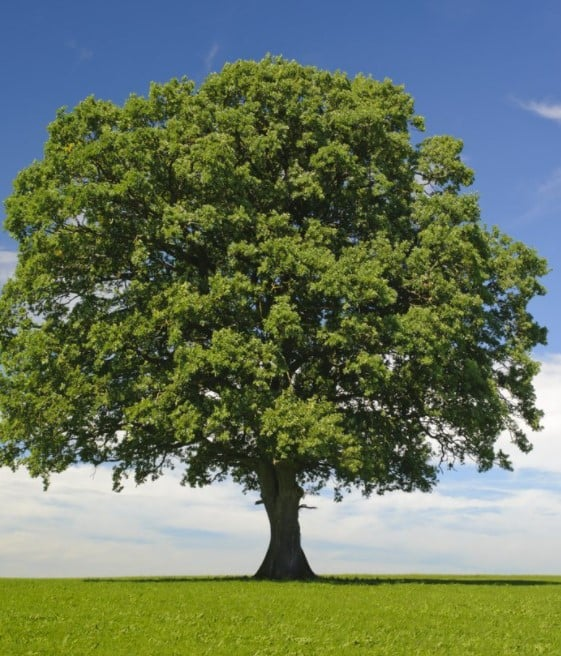
#> input picture fig/a.jpg, 561 x 656 px
$ python 4_display_new_image.py
#> lines starting #> are read from the running program, lines starting #| are printed output that depends on the picture; long printed decimals are rounded
import matplotlib.pyplot as plt
from sklearn.cluster import KMeans
import numpy
import cv2

#image segmentation
# read image by matplotlib
# Kmeans package to divide pixels in 5 color cluster and print
# output:
# ## labels
# (368016 ,3) = 368,016 individual data points,$612 \times 601$ or $700 \times 525$ pixels.
#  (3): This represents the RGB channels (Red, Green, Blue).
# ## clusters
# [[128.77875015 139.28019367  93.40881751]
#  [112.42167859 125.64036335  37.92039044]
#  [204.51169063 209.84822862 210.41162941]
#  [ 84.12581329 117.81031905 173.67918108]
#  [ 47.39032796  55.99563311  27.40590144]]
# Cluster,Red,Green,Blue,Estimated Color
# 0,128.7,139.2,93.4,Muted Olive/Green
# 1,112.4,125.6,37.9,Darker Earthy Green
# 2,204.5,209.8,210.4,Off-White/Grey
# 3,84.1,117.8,173.6,Soft Blue
# 4,47.3,55.9,27.4,Very Dark Brown/Green

img = plt.imread("fig/a.jpg")
#> img is the input picture: shape (656, 561, 3); mean R, G, B 103.5, 117.6, 93.9

width = img.shape[0]
#> width = 656
height = img.shape[1]
#> height = 561

img = img.reshape(width*height,3)

print(img.shape)
#| (368016, 3)

kmeans = KMeans(n_clusters=5).fit(img)

labels = kmeans.predict(img)
clusters = kmeans.cluster_centers_
#> clusters = [[125.2, 138.5, 47.28], [204.2, 209.5, 209.7], [87.87, 119.6, 170.2], [40.01, 48.15, 22.76], [80.23, 90.63, 45.88]]

print(labels)
#> (printed output is left out)
print(clusters)
#| [[125.192 138.517  47.279]
#|  [204.166  209.492 209.741]
#|  [ 87.867 119.617  170.166]
#|  [ 40.010   48.146  22.764]
#|  [ 80.230   90.630  45.877]]

#create the new image with same shape and data type as the original img
# all value are 0

# for loop: O(N-368016)
# img2 = numpy.zeros_like(img)

# #loop throught each pixel
# for i in range(len(img2)):
# 	img2[i] = clusters[labels[i]]

# rewrite
img2 =clusters[labels].astype(img.dtype)

#reshape new 2 d image
img2 = img2.reshape(width,height,3)
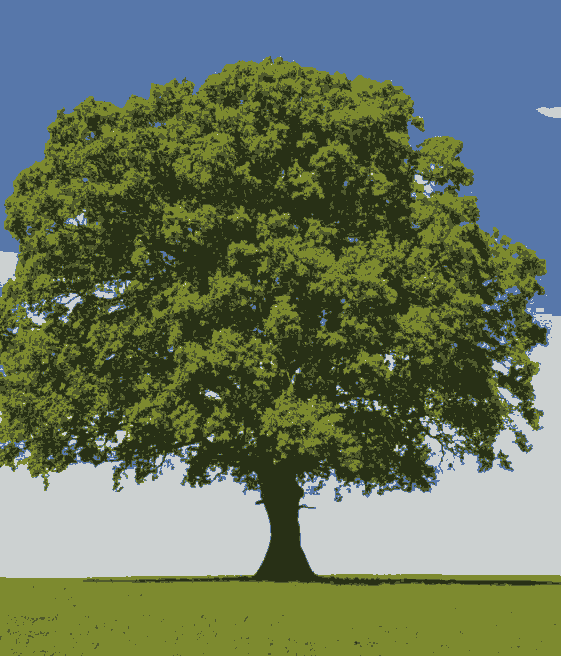
#> img2: shape (656, 561, 3); mean of channels 0, 1, 2 103.1, 117.1, 93.3; drawn as R, G, B
# display image
plt.imshow(img2)
plt.show()


img3 = clusters[labels].reshape(width, height, 3).astype(numpy.uint8)

plt.imshow(img3)
plt.show()

# gray image
gray = img3.mean(axis=2).astype(numpy.uint8)
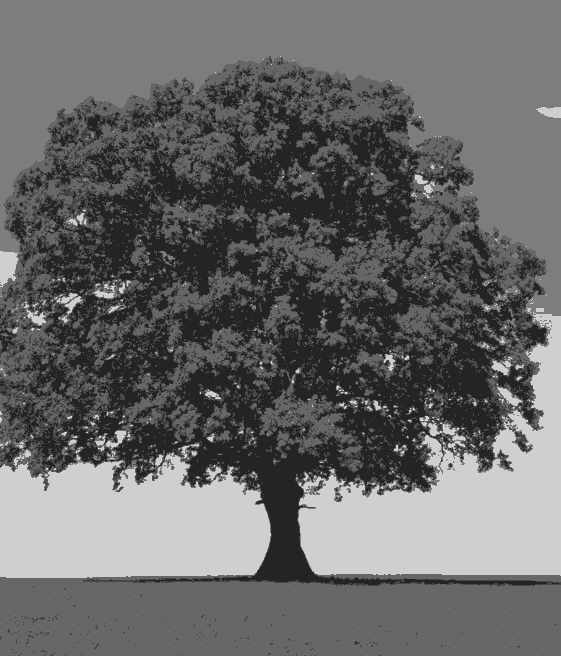
#> gray: shape (656, 561); min 36, max 207, mean 104

plt.imshow(gray, cmap="gray")
plt.show()

# rotation 90 degree
rot90 = numpy.rot90(img3)
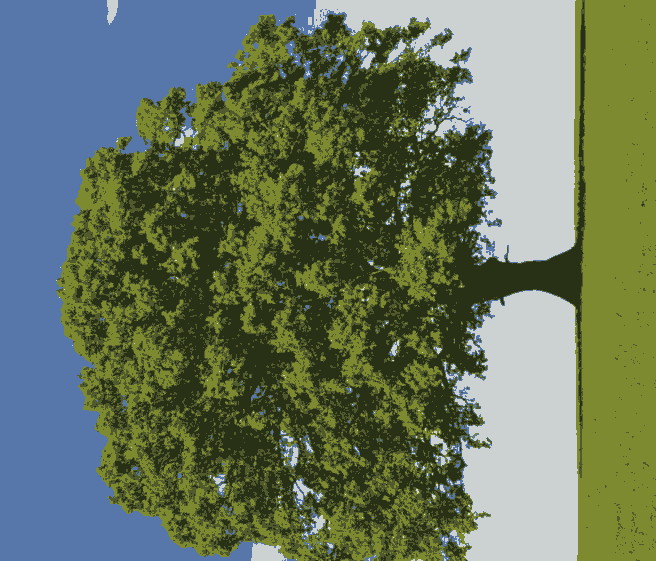
#> rot90: shape (561, 656, 3); mean of channels 0, 1, 2 103.1, 117.1, 93.3; drawn as R, G, B
plt.imshow(rot90)
plt.show()

# rotation 180 degree
rot180 = numpy.rot90(img3, 2)
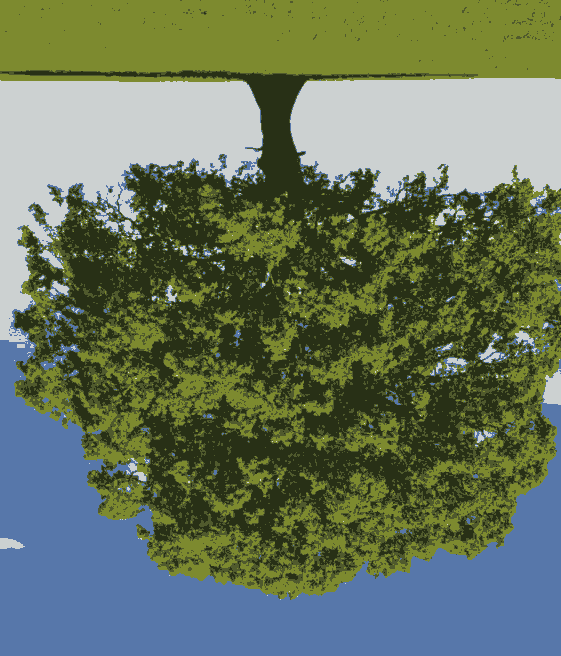
#> rot180: shape (656, 561, 3); mean of channels 0, 1, 2 103.1, 117.1, 93.3; drawn as R, G, B
plt.imshow(rot180)
plt.show()


(h, w) = img3.shape[:2]
#> h = 656; w = 561
M = cv2.getRotationMatrix2D((w//2, h//2), 45, 1.0)

rot = cv2.warpAffine(img3, M, (w, h))
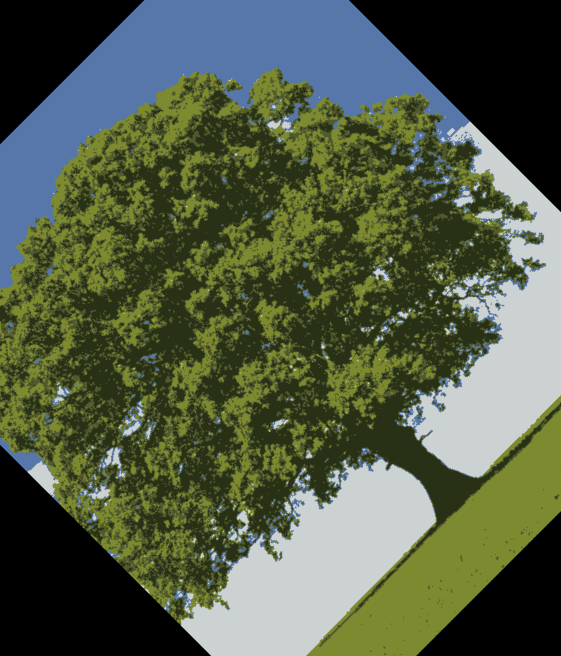
#> rot: shape (656, 561, 3); mean of channels 0, 1, 2 81.9, 92.2, 70; drawn as R, G, B

plt.imshow(rot)
plt.show()


# Sort clusters to make the palette look organized (optional)
palette = clusters.astype(numpy.uint8)
#> palette = [[125, 138, 47], [204, 209, 209], [87, 119, 170], [40, 48, 22], [80, 90, 45]]
palette = palette[numpy.argsort(palette.sum(axis=1))] # Sort by brightness
#> palette = [[40, 48, 22], [80, 90, 45], [125, 138, 47], [87, 119, 170], [204, 209, 209]]

# Create a blank canvas for the palette (50px high, 300px wide)
bar = numpy.zeros((50, 300, 3), dtype="uint8")
step = 300 // 5

for i in range(5):
    bar[:, i*step:(i+1)*step] = palette[i]
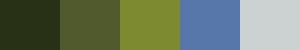
#> bar: shape (50, 300, 3); mean of channels 0, 1, 2 107.2, 120.8, 98.6; drawn as R, G, B

plt.figure(figsize=(8, 2))
plt.title("Dominant Colors (K-Means)")
plt.imshow(bar)
plt.axis('off')
plt.show()
